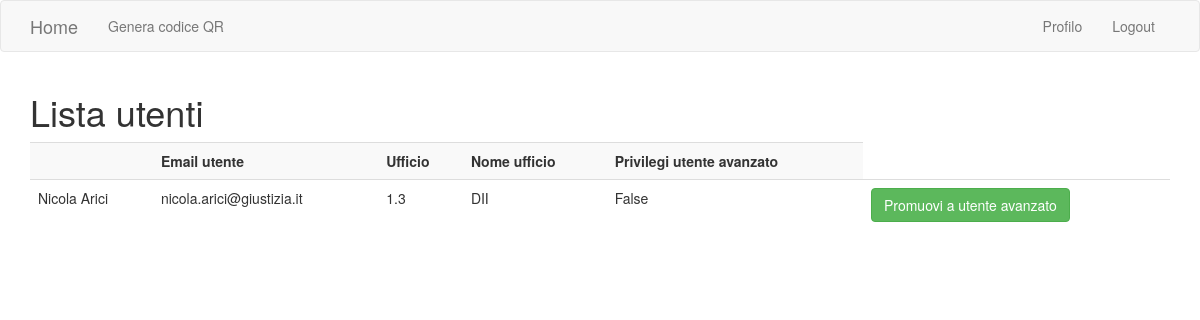
The page /su/utenti (signed in) on the database its author committed.
### app/models.py (models this page shows, shortened)
class User(UserMixin, db.Model):
    id = db.Column(db.Integer, primary_key=True)
    nome = db.Column(db.String(32), index=True)
    cognome = db.Column(db.String(32), index=True)
    email = db.Column(db.String(64), index=True, unique=True)
    password = db.Column(db.String(128))
    nome_ufficio = db.Column(db.String(32), index=True)
    ufficio = db.Column(db.String(32), index=True)
    confirmed = db.Column(db.Boolean, default=False)
    superuser=db.Column(db.Boolean, default=False)

### app/superuser.py (the view)
@bp.route('/utenti', methods=('GET', 'POST'))
@login_required
def see_users():
    users=User.query.filter(User.email!=current_app.config["ADMIN_MAIL"]).all()
    return render_template('superuser/visualizza_utenti.html', title=current_app.config["LABELS"]["lista_utenti"], users=users)

### app/models.py (called while the page is built)
@login.user_loader
def load_user(id):
    try:
        user = User.query.get(int(id))
        if user.confirmed:
            return user
        else:
            return None
    except:
        return None

### app/templates/superuser/visualizza_utenti.html
{% extends "base.html" %}
{% block app_content %}
    <h1>{{ title }}</h1>
    <table id="data" class="table table-striped">
        <tr>
          <th>{{config.LABELS.nome_utente}}</th>
          <th>{{config.LABELS.email_utente}}</th>
          <th>{{config.LABELS.ufficio}}</th>
          <th>{{config.LABELS.nome_ufficio}}</th>
          <th>{{config.LABELS.privilegi}}</th>
        </tr>
        {% for user in users %}
        <tr>
          <td>{{ user.nome + " " + user.cognome }}</td>
          <td>{{ user.email }}</td>
          <td>{{ user.ufficio }}</td>
          <td>{{ user.nome_ufficio }}</td>
          <td>{{ user.superuser }}</td>
          <td>
            {% if  user.superuser == False %}
                <a class="btn btn-success btn-md" href="{{ url_for('superuser.promote', user_id=user.id) }}">{{ config.LABELS.promote }}</a>
            {% else %}
                <a class="btn btn-danger btn-md" href="{{ url_for('superuser.demote', user_id=user.id) }}">{{ config.LABELS.demote }}</a>
            {% endif %}
        </td>
        </tr>
        {% endfor %}
    </table>
{% endblock %}

### app/templates/base.html (shortened to what this page needs)
{% extends 'bootstrap/base.html' %}
{% block navbar %}
    <nav class="navbar navbar-default">
        <div class="container">
            <div class="navbar-header">
                <a class="navbar-brand" href="{{ url_for('index') }}">Home</a>
            </div>
            <div class="collapse navbar-collapse" id="navbar">
                <ul class="nav navbar-nav navbar-left">
                    {% if current_user.is_authenticated %}
                    <li><a href="{{ url_for('fascicoli.generation') }}">{{ config.LABELS.genera }}</a></li>
                    {% endif %}
                </ul>
                <ul class="nav navbar-nav navbar-right">
                    {% if current_user.is_anonymous %}
                        <li><a href="{{ url_for('auth.login') }}">{{ config.LABELS.login }}</a></li>
                    {% else %}
                        <li><a href="{{ url_for('user.user', id=current_user.id) }}">{{ config.LABELS.profilo }}</a></li>
                        <li><a href="{{ url_for('auth.logout') }}">{{ config.LABELS.logout }}</a></li>
                    {% endif %}
                </ul>
            </div>
        </div>
    </nav>
{% endblock %}
{% block content %}
    <div class="container">
        {% block app_content %}{% endblock %}
    </div>
    <link rel="stylesheet" href="static/style.css">
{% endblock %}

### rows shown on the page
User: nome+cognome "Nicola Arici", email "nicola.arici@giustizia.it", ufficio "1.3", nome_ufficio "DII", superuser "False", LABELS.promote "Promuovi a utente avanzato"

### other values the page prints
{{ config.LABELS.genera }} "Genera codice QR"
{{ config.LABELS.profilo }} "Profilo"
{{ config.LABELS.logout }} "Logout"
{{ title }} "Lista utenti"
{{ config.LABELS.email_utente }} "Email utente"
{{ config.LABELS.ufficio }} "Ufficio"
{{ config.LABELS.nome_ufficio }} "Nome ufficio"
{{ config.LABELS.privilegi }} "Privilegi utente avanzato"
